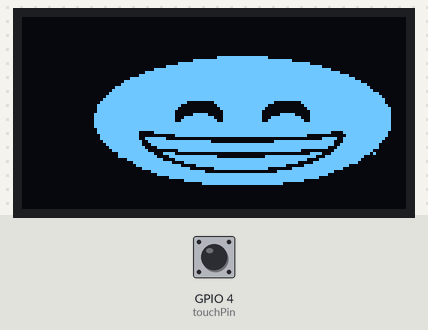
Bench run of a sketch on a simulated ESP32-S3. On the bench: 128×64 one-colour display. The test bench sets the inputs (shaded band); at power-on: GPIO 4 (touchPin) LOW. What the sketch prints to the serial monitor is not drawn.

Above: at 1.2 s.
1.3 s: GPIO 4 (touchPin) pulled HIGH for 0.15 s
At 3.6 s:
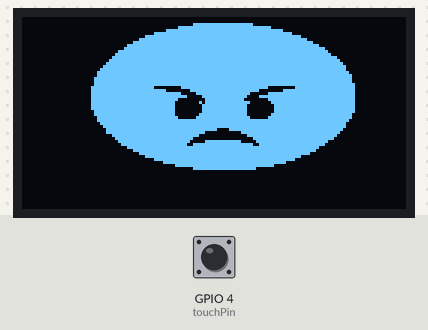
3.9 s: GPIO 4 (touchPin) pulled HIGH for 1 s
At 6.2 s:
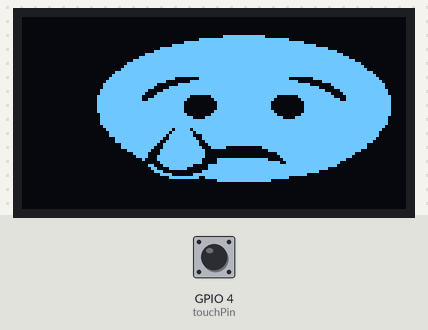
6.5 s: GPIO 4 (touchPin) pulled HIGH for 3.2 s
At 8.9 s:
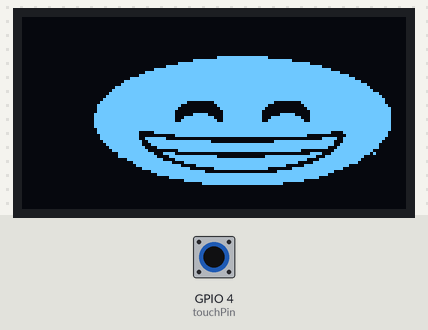
11.2 s: GPIO 4 (touchPin) pulsed HIGH 5 times (0.12 s each, 0.3 s apart)
At 12.0 s:
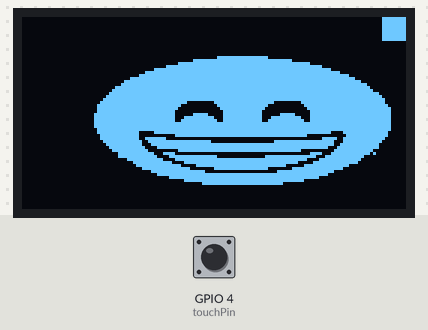
14.2 s: GPIO 4 (touchPin) pulsed HIGH 2 times (0.12 s each, 0.3 s apart)
At 15.7 s:
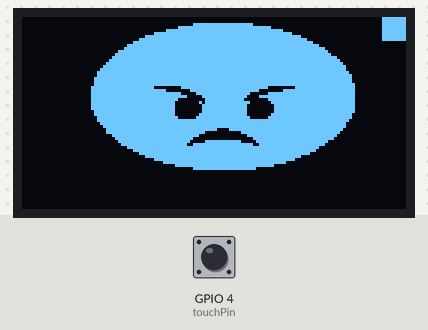
Timing chart, 0 to 17.2 s (numbered marks = the images above; inputs shaded):
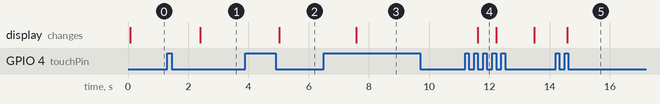

The sketch:

DigiMood_Keychain.ino
```cpp
#include <Wire.h>
#include <Adafruit_GFX.h>
#include <Adafruit_SSD1306.h>

// OLED display settings
#define SCREEN_WIDTH 128
#define SCREEN_HEIGHT 64
#define OLED_RESET    -1
#define SCREEN_ADDRESS 0x3C

// ESP32-S3 Custom I2C Pins
#define SDA_PIN 8
#define SCL_PIN 9

Adafruit_SSD1306 display(SCREEN_WIDTH, SCREEN_HEIGHT, &Wire, OLED_RESET);

// Touch sensor pin definition
const int touchPin = 4; // TTP223 SIG connected to GPIO 4

// Mood and Lock tracking variables
int lastTouchState = LOW;
int currentMood = 0; // 0: Happy, 1: Angry, 2: Sad
bool isLocked = false; // Tracks whether the mood is locked in place

// Double-click timing variables
unsigned long lastClickTime = 0;
bool waitingForSecondClick = false;
const unsigned long DOUBLE_CLICK_DELAY = 1000; // Window in milliseconds for a double-click

const unsigned char faceHappy[] PROGMEM = {
	0x00, 0x00, 0x00, 0x00, 0x00, 0x00, 0x00, 0x00, 0x00, 0x00, 0x00, 0x00, 0x00, 0x00, 0x00, 0x00,
	0x00, 0x00, 0x00, 0x00, 0x00, 0x00, 0x00, 0x00, 0x00, 0x00, 0x00, 0x00, 0x00, 0x00, 0x00, 0x00,
	0x00, 0x00, 0x00, 0x00, 0x00, 0x00, 0x00, 0x00, 0x00, 0x00, 0x00, 0x00, 0x00, 0x00, 0x00, 0x00,
	0x00, 0x00, 0x00, 0x00, 0x00, 0x00, 0x00, 0x00, 0x00, 0x00, 0x00, 0x00, 0x00, 0x00, 0x00, 0x00,
	0x00, 0x00, 0x00, 0x00, 0x00, 0x00, 0x00, 0x00, 0x00, 0x00, 0x00, 0x00, 0x00, 0x00, 0x00, 0x00,
	0x00, 0x00, 0x00, 0x00, 0x00, 0x00, 0x00, 0x00, 0x00, 0x00, 0x00, 0x00, 0x00, 0x00, 0x00, 0x00,
	0x00, 0x00, 0x00, 0x00, 0x00, 0x00, 0x00, 0x00, 0x00, 0x00, 0x00, 0x00, 0x00, 0x00, 0x00, 0x00,
	0x00, 0x00, 0x00, 0x00, 0x00, 0x00, 0x00, 0x00, 0x00, 0x00, 0x00, 0x00, 0x00, 0x00, 0x00, 0x00,
	0x00, 0x00, 0x00, 0x00, 0x00, 0x00, 0x00, 0x00, 0x00, 0x00, 0x00, 0x00, 0x00, 0x00, 0x00, 0x00,
	0x00, 0x00, 0x00, 0x00, 0x00, 0x00, 0x00, 0x00, 0x00, 0x00, 0x00, 0x00, 0x00, 0x00, 0x00, 0x00,
	0x00, 0x00, 0x00, 0x00, 0x00, 0x00, 0x00, 0x00, 0x00, 0x00, 0x00, 0x00, 0x00, 0x00, 0x00, 0x00,
	0x00, 0x00, 0x00, 0x00, 0x00, 0x00, 0x00, 0x00, 0x00, 0x00, 0x00, 0x00, 0x00, 0x00, 0x00, 0x00,
	0x00, 0x00, 0x00, 0x00, 0x00, 0x00, 0x00, 0x00, 0x00, 0x00, 0x00, 0x00, 0x00, 0x00, 0x00, 0x00,
	0x00, 0x00, 0x00, 0x00, 0x00, 0x00, 0x00, 0x00, 0x7f, 0xff, 0xc0, 0x00, 0x00, 0x00, 0x00, 0x00,
	0x00, 0x00, 0x00, 0x00, 0x00, 0x00, 0x00, 0x7f, 0xff, 0xff, 0xff, 0xc0, 0x00, 0x00, 0x00, 0x00,
	0x00, 0x00, 0x00, 0x00, 0x00, 0x00, 0x0f, 0xff, 0xff, 0xff, 0xff, 0xff, 0x00, 0x00, 0x00, 0x00,
	0x00, 0x00, 0x00, 0x00, 0x00, 0x00, 0xff, 0xff, 0xff, 0xff, 0xff, 0xff, 0xf0, 0x00, 0x00, 0x00,
	0x00, 0x00, 0x00, 0x00, 0x00, 0x0f, 0xff, 0xff, 0xff, 0xff, 0xff, 0xff, 0xfe, 0x00, 0x00, 0x00,
	0x00, 0x00, 0x00, 0x00, 0x00, 0x7f, 0xff, 0xff, 0xff, 0xff, 0xff, 0xff, 0xff, 0xc0, 0x00, 0x00,
	0x00, 0x00, 0x00, 0x00, 0x01, 0xff, 0xff, 0xff, 0xff, 0xff, 0xff, 0xff, 0xff, 0xf8, 0x00, 0x00,
	0x00, 0x00, 0x00, 0x00, 0x0f, 0xff, 0xff, 0xff, 0xff, 0xff, 0xff, 0xff, 0xff, 0xfe, 0x00, 0x00,
	0x00, 0x00, 0x00, 0x00, 0x3f, 0xff, 0xff, 0xff, 0xff, 0xff, 0xff, 0xff, 0xff, 0xff, 0x80, 0x00,
	0x00, 0x00, 0x00, 0x00, 0x7f, 0xff, 0xff, 0xff, 0xff, 0xff, 0xff, 0xff, 0xff, 0xff, 0xe0, 0x00,
	0x00, 0x00, 0x00, 0x01, 0xff, 0xff, 0xff, 0xff, 0xff, 0xff, 0xff, 0xff, 0xff, 0xff, 0xf0, 0x00,
	0x00, 0x00, 0x00, 0x03, 0xff, 0xff, 0xff, 0xff, 0xff, 0xff, 0xff, 0xff, 0xff, 0xff, 0xf8, 0x00,
	0x00, 0x00, 0x00, 0x07, 0xff, 0xff, 0xff, 0xff, 0xff, 0xff, 0xff, 0xff, 0xff, 0xff, 0xfe, 0x00,
	0x00, 0x00, 0x00, 0x0f, 0xff, 0xff, 0xff, 0xff, 0xff, 0xff, 0xff, 0xff, 0xff, 0xff, 0xff, 0x00,
	0x00, 0x00, 0x00, 0x1f, 0xff, 0xff, 0xff, 0xff, 0xff, 0xff, 0xff, 0xff, 0xff, 0xff, 0xff, 0x80,
	0x00, 0x00, 0x00, 0x3f, 0xff, 0xff, 0xfe, 0x00, 0xff, 0xff, 0xf0, 0x07, 0xff, 0xff, 0xff, 0x80,
	0x00, 0x00, 0x00, 0x7f, 0xff, 0xff, 0xf8, 0x00, 0x7f, 0xff, 0xc0, 0x03, 0xff, 0xff, 0xff, 0xc0,
	0x00, 0x00, 0x00, 0x7f, 0xff, 0xff, 0xf0, 0x00, 0x3f, 0xff, 0x80, 0x01, 0xff, 0xff, 0xff, 0xe0,
	0x00, 0x00, 0x00, 0x7f, 0xff, 0xff, 0xe0, 0x00, 0x1f, 0xff, 0x00, 0x00, 0xff, 0xff, 0xff, 0xe0,
	0x00, 0x00, 0x00, 0xff, 0xff, 0xff, 0xe0, 0x7c, 0x1f, 0xff, 0x03, 0xe0, 0xff, 0xff, 0xff, 0xe0,
	0x00, 0x00, 0x00, 0xff, 0xff, 0xff, 0xe3, 0xff, 0x1f, 0xff, 0x1f, 0xf8, 0xff, 0xff, 0xff, 0xe0,
	0x00, 0x00, 0x00, 0xff, 0xff, 0xff, 0xe7, 0xff, 0x9f, 0xff, 0x3f, 0xfc, 0xff, 0xff, 0xff, 0xe0,
	0x00, 0x00, 0x00, 0xff, 0xff, 0xff, 0xff, 0xff, 0xff, 0xff, 0xff, 0xff, 0xff, 0xff, 0xff, 0xe0,
	0x00, 0x00, 0x00, 0xff, 0xff, 0xff, 0xff, 0xff, 0xff, 0xff, 0xff, 0xff, 0xff, 0xff, 0xff, 0xe0,
	0x00, 0x00, 0x00, 0x7f, 0xff, 0xff, 0xff, 0xff, 0xff, 0xff, 0xff, 0xff, 0xff, 0xff, 0xff, 0xe0,
	0x00, 0x00, 0x00, 0x7f, 0xfe, 0x0f, 0xff, 0xff, 0xff, 0xff, 0xff, 0xff, 0xfe, 0x1f, 0xff, 0xc0,
	0x00, 0x00, 0x00, 0x3f, 0xfe, 0x00, 0x1f, 0xff, 0xff, 0xff, 0xff, 0xfe, 0x00, 0x0f, 0xff, 0xc0,
	0x00, 0x00, 0x00, 0x3f, 0xfe, 0x7f, 0x00, 0x00, 0x00, 0x00, 0x00, 0x00, 0x0f, 0x9f, 0xff, 0x80,
	0x00, 0x00, 0x00, 0x1f, 0xff, 0x3f, 0xff, 0xfe, 0x00, 0x00, 0x0f, 0xff, 0xff, 0x1f, 0xff, 0x00,
	0x00, 0x00, 0x00, 0x0f, 0xff, 0x1f, 0xff, 0xff, 0xff, 0xff, 0xff, 0xff, 0xff, 0x3f, 0xfe, 0x00,
	0x00, 0x00, 0x00, 0x07, 0xff, 0x87, 0xff, 0xff, 0xff, 0xff, 0xff, 0xff, 0xfc, 0x7f, 0xfe, 0x00,
	0x00, 0x00, 0x00, 0x03, 0xff, 0xc0, 0x0f, 0xff, 0xff, 0xff, 0xff, 0xf8, 0x00, 0xff, 0xf8, 0x00,
	0x00, 0x00, 0x00, 0x00, 0xff, 0xf1, 0xe0, 0x00, 0x00, 0x00, 0x00, 0x00, 0xf1, 0xff, 0xf4, 0x00,
	0x00, 0x00, 0x00, 0x00, 0xff, 0xf8, 0x7f, 0xff, 0x80, 0x00, 0x7f, 0xff, 0xc7, 0xff, 0xc0, 0x00,
	0x00, 0x00, 0x00, 0x00, 0x1f, 0xfe, 0x1f, 0xff, 0xff, 0xff, 0xff, 0xfe, 0x1f, 0xff, 0x80, 0x00,
	0x00, 0x00, 0x00, 0x00, 0x07, 0xff, 0xc3, 0xff, 0xff, 0xff, 0xff, 0xf0, 0x7f, 0xff, 0x00, 0x00,
	0x00, 0x00, 0x00, 0x00, 0x03, 0xff, 0xf8, 0x3f, 0xff, 0xff, 0xff, 0x03, 0xff, 0xf8, 0x00, 0x00,
	0x00, 0x00, 0x00, 0x00, 0x00, 0xff, 0xff, 0x00, 0xff, 0xff, 0xc0, 0x3f, 0xff, 0xe0, 0x00, 0x00,
	0x00, 0x00, 0x00, 0x00, 0x00, 0x1f, 0xff, 0xf8, 0x00, 0x00, 0x07, 0xff, 0xff, 0x00, 0x00, 0x00,
	0x00, 0x00, 0x00, 0x00, 0x00, 0x07, 0xff, 0xff, 0xff, 0xff, 0xff, 0xff, 0xfc, 0x00, 0x00, 0x00,
	0x00, 0x00, 0x00, 0x00, 0x00, 0x00, 0x7f, 0xff, 0xff, 0xff, 0xff, 0xff, 0xe0, 0x00, 0x00, 0x00,
	0x00, 0x00, 0x00, 0x00, 0x00, 0x00, 0x03, 0xff, 0xff, 0xff, 0xff, 0xfc, 0x00, 0x00, 0x00, 0x00,
	0x00, 0x00, 0x00, 0x00, 0x00, 0x00, 0x00, 0x0f, 0xff, 0xff, 0xfe, 0x00, 0x00, 0x00, 0x00, 0x00,
	0x00, 0x00, 0x00, 0x00, 0x00, 0x00, 0x00, 0x00, 0x00, 0x00, 0x00, 0x00, 0x00, 0x00, 0x00, 0x00,
	0x00, 0x00, 0x00, 0x00, 0x00, 0x00, 0x00, 0x00, 0x00, 0x00, 0x00, 0x00, 0x00, 0x00, 0x00, 0x00,
	0x00, 0x00, 0x00, 0x00, 0x00, 0x00, 0x00, 0x00, 0x00, 0x00, 0x00, 0x00, 0x00, 0x00, 0x00, 0x00,
	0x00, 0x00, 0x00, 0x00, 0x00, 0x00, 0x00, 0x00, 0x00, 0x00, 0x00, 0x00, 0x00, 0x00, 0x00, 0x00,
	0x00, 0x00, 0x00, 0x00, 0x00, 0x00, 0x00, 0x00, 0x00, 0x00, 0x00, 0x00, 0x00, 0x00, 0x00, 0x00,
	0x00, 0x00, 0x00, 0x00, 0x00, 0x00, 0x00, 0x00, 0x00, 0x00, 0x00, 0x00, 0x00, 0x00, 0x00, 0x00,
	0x00, 0x00, 0x00, 0x00, 0x00, 0x00, 0x00, 0x00, 0x00, 0x00, 0x00, 0x00, 0x00, 0x00, 0x00, 0x00,
	0x00, 0x00, 0x00, 0x00, 0x00, 0x00, 0x00, 0x00, 0x00, 0x00, 0x00, 0x00, 0x00, 0x00, 0x00, 0x00
};

// Array of all bitmaps for convenience. (Total bytes used to store images in PROGMEM = 1040)


// 'faceAngry', 128x63px
const unsigned char faceAngry [] PROGMEM = {
	0x00, 0x00, 0x00, 0x00, 0x00, 0x00, 0x00, 0x00, 0x00, 0x00, 0x00, 0x00, 0x00, 0x00, 0x00, 0x00,
	0x00, 0x00, 0x00, 0x00, 0x00, 0x00, 0x00, 0x00, 0x00, 0x00, 0x00, 0x00, 0x00, 0x00, 0x00, 0x00,
	0x00, 0x00, 0x00, 0x00, 0x00, 0x00, 0x00, 0x7f, 0xff, 0xf8, 0x00, 0x00, 0x00, 0x00, 0x00, 0x00,
	0x00, 0x00, 0x00, 0x00, 0x00, 0x00, 0x0f, 0xff, 0xff, 0xff, 0xe0, 0x00, 0x00, 0x00, 0x00, 0x00,
	0x00, 0x00, 0x00, 0x00, 0x00, 0x00, 0xff, 0xff, 0xff, 0xff, 0xfe, 0x00, 0x00, 0x00, 0x00, 0x00,
	0x00, 0x00, 0x00, 0x00, 0x00, 0x0f, 0xff, 0xff, 0xff, 0xff, 0xff, 0xc0, 0x00, 0x00, 0x00, 0x00,
	0x00, 0x00, 0x00, 0x00, 0x00, 0x7f, 0xff, 0xff, 0xff, 0xff, 0xff, 0xf8, 0x00, 0x00, 0x00, 0x00,
	0x00, 0x00, 0x00, 0x00, 0x01, 0xff, 0xff, 0xff, 0xff, 0xff, 0xff, 0xfe, 0x00, 0x00, 0x00, 0x00,
	0x00, 0x00, 0x00, 0x00, 0x07, 0xff, 0xff, 0xff, 0xff, 0xff, 0xff, 0xff, 0x80, 0x00, 0x00, 0x00,
	0x00, 0x00, 0x00, 0x00, 0x1f, 0xff, 0xff, 0xff, 0xff, 0xff, 0xff, 0xff, 0xe0, 0x00, 0x00, 0x00,
	0x00, 0x00, 0x00, 0x00, 0x3f, 0xff, 0xff, 0xff, 0xff, 0xff, 0xff, 0xff, 0xf8, 0x00, 0x00, 0x00,
	0x00, 0x00, 0x00, 0x00, 0xff, 0xff, 0xff, 0xff, 0xff, 0xff, 0xff, 0xff, 0xfc, 0x00, 0x00, 0x00,
	0x00, 0x00, 0x00, 0x01, 0xff, 0xff, 0xff, 0xff, 0xff, 0xff, 0xff, 0xff, 0xfe, 0x00, 0x00, 0x00,
	0x00, 0x00, 0x00, 0x03, 0xff, 0xff, 0xff, 0xff, 0xff, 0xff, 0xff, 0xff, 0xff, 0x80, 0x00, 0x00,
	0x00, 0x00, 0x00, 0x07, 0xff, 0xff, 0xff, 0xff, 0xff, 0xff, 0xff, 0xff, 0xff, 0xc0, 0x00, 0x00,
	0x00, 0x00, 0x00, 0x0f, 0xff, 0xff, 0xff, 0xff, 0xff, 0xff, 0xff, 0xff, 0xff, 0xe0, 0x00, 0x00,
	0x00, 0x00, 0x00, 0x1f, 0xff, 0xff, 0xff, 0xff, 0xff, 0xff, 0xff, 0xff, 0xff, 0xf0, 0x00, 0x00,
	0x00, 0x00, 0x00, 0x3f, 0xff, 0xff, 0xff, 0xff, 0xff, 0xff, 0xff, 0xff, 0xff, 0xf0, 0x00, 0x00,
	0x00, 0x00, 0x00, 0x7f, 0xff, 0xff, 0xff, 0xff, 0xff, 0xff, 0xff, 0xff, 0xff, 0xf8, 0x00, 0x00,
	0x00, 0x00, 0x00, 0x7f, 0xff, 0xff, 0xff, 0xff, 0xff, 0xff, 0xff, 0xff, 0xff, 0xfc, 0x00, 0x00,
	0x00, 0x00, 0x00, 0xff, 0xff, 0xff, 0xff, 0xff, 0xff, 0xff, 0xff, 0xff, 0xff, 0xfc, 0x00, 0x00,
	0x00, 0x00, 0x00, 0xff, 0xff, 0xff, 0xff, 0xff, 0xff, 0xff, 0xff, 0xff, 0xff, 0xfc, 0x00, 0x00,
	0x00, 0x00, 0x00, 0xff, 0xff, 0xff, 0xff, 0xff, 0xff, 0xff, 0xff, 0xff, 0xff, 0xfe, 0x00, 0x00,
	0x00, 0x00, 0x01, 0xff, 0xff, 0xf0, 0x07, 0xff, 0xff, 0xff, 0xc0, 0x1f, 0xff, 0xfe, 0x00, 0x00,
	0x00, 0x00, 0x01, 0xff, 0xff, 0xff, 0x00, 0xff, 0xff, 0xfe, 0x01, 0xff, 0xff, 0xfe, 0x00, 0x00,
	0x00, 0x00, 0x01, 0xff, 0xff, 0xff, 0xf8, 0x3f, 0xff, 0xf0, 0x3f, 0xff, 0xff, 0xfe, 0x00, 0x00,
	0x00, 0x00, 0x01, 0xff, 0xff, 0xff, 0xfe, 0x0f, 0xff, 0xe1, 0xff, 0xff, 0xff, 0xfe, 0x00, 0x00,
	0x00, 0x00, 0x01, 0xff, 0xff, 0xff, 0xf0, 0x07, 0xff, 0xc0, 0x3f, 0xff, 0xff, 0xfe, 0x00, 0x00,
	0x00, 0x00, 0x01, 0xff, 0xff, 0xff, 0xe0, 0x17, 0xff, 0xf0, 0x1f, 0xff, 0xff, 0xfe, 0x00, 0x00,
	0x00, 0x00, 0x01, 0xff, 0xff, 0xff, 0xe0, 0x0f, 0xff, 0xe0, 0x0f, 0xff, 0xff, 0xfe, 0x00, 0x00,
	0x00, 0x00, 0x01, 0xff, 0xff, 0xff, 0xe0, 0x0f, 0xff, 0xe0, 0x0f, 0xff, 0xff, 0xfe, 0x00, 0x00,
	0x00, 0x00, 0x00, 0xff, 0xff, 0xff, 0xe0, 0x0f, 0xff, 0xe0, 0x0f, 0xff, 0xff, 0xfe, 0x00, 0x00,
	0x00, 0x00, 0x00, 0xff, 0xff, 0xff, 0xe0, 0x1f, 0xff, 0xe0, 0x1f, 0xff, 0xff, 0xfc, 0x00, 0x00,
	0x00, 0x00, 0x00, 0x7f, 0xff, 0xff, 0xf0, 0x3f, 0xff, 0xf0, 0x3f, 0xff, 0xff, 0xfc, 0x00, 0x00,
	0x00, 0x00, 0x00, 0x7f, 0xff, 0xff, 0xff, 0xff, 0xff, 0xff, 0xff, 0xff, 0xff, 0xf8, 0x00, 0x00,
	0x00, 0x00, 0x00, 0x3f, 0xff, 0xff, 0xff, 0xff, 0xff, 0xff, 0xff, 0xff, 0xff, 0xf0, 0x00, 0x00,
	0x00, 0x00, 0x00, 0x1f, 0xff, 0xff, 0xff, 0xff, 0xff, 0xff, 0xff, 0xff, 0xff, 0xf0, 0x00, 0x00,
	0x00, 0x00, 0x00, 0x0f, 0xff, 0xff, 0xff, 0xff, 0x87, 0xff, 0xff, 0xff, 0xff, 0xe0, 0x00, 0x00,
	0x00, 0x00, 0x00, 0x0f, 0xff, 0xff, 0xff, 0xf8, 0x00, 0x7f, 0xff, 0xff, 0xff, 0xc0, 0x00, 0x00,
	0x00, 0x00, 0x00, 0x03, 0xff, 0xff, 0xff, 0xe0, 0x00, 0x1f, 0xff, 0xff, 0xff, 0x80, 0x00, 0x00,
	0x00, 0x00, 0x00, 0x01, 0xff, 0xff, 0xff, 0x80, 0x00, 0x07, 0xff, 0xff, 0xff, 0x00, 0x00, 0x00,
	0x00, 0x00, 0x00, 0x00, 0xff, 0xff, 0xff, 0x07, 0xff, 0x83, 0xff, 0xff, 0xfc, 0x00, 0x00, 0x00,
	0x00, 0x00, 0x00, 0x00, 0x7f, 0xff, 0xfe, 0x7f, 0xff, 0xf9, 0xff, 0xff, 0xf8, 0x00, 0x00, 0x00,
	0x00, 0x00, 0x00, 0x00, 0x1f, 0xff, 0xff, 0xff, 0xff, 0xff, 0xff, 0xff, 0xe0, 0x00, 0x00, 0x00,
	0x00, 0x00, 0x00, 0x00, 0x07, 0xff, 0xff, 0xff, 0xff, 0xff, 0xff, 0xff, 0xc0, 0x00, 0x00, 0x00,
	0x00, 0x00, 0x00, 0x00, 0x01, 0xff, 0xff, 0xff, 0xff, 0xff, 0xff, 0xff, 0x00, 0x00, 0x00, 0x00,
	0x00, 0x00, 0x00, 0x00, 0x00, 0x7f, 0xff, 0xff, 0xff, 0xff, 0xff, 0xf8, 0x00, 0x00, 0x00, 0x00,
	0x00, 0x00, 0x00, 0x00, 0x00, 0x0f, 0xff, 0xff, 0xff, 0xff, 0xff, 0xe0, 0x00, 0x00, 0x00, 0x00,
	0x00, 0x00, 0x00, 0x00, 0x00, 0x01, 0xff, 0xff, 0xff, 0xff, 0xff, 0x00, 0x00, 0x00, 0x00, 0x00,
	0x00, 0x00, 0x00, 0x00, 0x00, 0x00, 0x1f, 0xff, 0xff, 0xff, 0xf0, 0x00, 0x00, 0x00, 0x00, 0x00,
	0x00, 0x00, 0x00, 0x00, 0x00, 0x00, 0x00, 0x7f, 0xff, 0xfc, 0x00, 0x00, 0x00, 0x00, 0x00, 0x00,
	0x00, 0x00, 0x00, 0x00, 0x00, 0x00, 0x00, 0x00, 0x00, 0x00, 0x00, 0x00, 0x00, 0x00, 0x00, 0x00,
	0x00, 0x00, 0x00, 0x00, 0x00, 0x00, 0x00, 0x00, 0x00, 0x00, 0x00, 0x00, 0x00, 0x00, 0x00, 0x00,
	0x00, 0x00, 0x00, 0x00, 0x00, 0x00, 0x00, 0x00, 0x00, 0x00, 0x00, 0x00, 0x00, 0x00, 0x00, 0x00,
	0x00, 0x00, 0x00, 0x00, 0x00, 0x00, 0x00, 0x00, 0x00, 0x00, 0x00, 0x00, 0x00, 0x00, 0x00, 0x00,
	0x00, 0x00, 0x00, 0x00, 0x00, 0x00, 0x00, 0x00, 0x00, 0x00, 0x00, 0x00, 0x00, 0x00, 0x00, 0x00,
	0x00, 0x00, 0x00, 0x00, 0x00, 0x00, 0x00, 0x00, 0x00, 0x00, 0x00, 0x00, 0x00, 0x00, 0x00, 0x00,
	0x00, 0x00, 0x00, 0x00, 0x00, 0x00, 0x00, 0x00, 0x00, 0x00, 0x00, 0x00, 0x00, 0x00, 0x00, 0x00,
	0x00, 0x00, 0x00, 0x00, 0x00, 0x00, 0x00, 0x00, 0x00, 0x00, 0x00, 0x00, 0x00, 0x00, 0x00, 0x00,
	0x00, 0x00, 0x00, 0x00, 0x00, 0x00, 0x00, 0x00, 0x00, 0x00, 0x00, 0x00, 0x00, 0x00, 0x00, 0x00,
	0x00, 0x00, 0x00, 0x00, 0x00, 0x00, 0x00, 0x00, 0x00, 0x00, 0x00, 0x00, 0x00, 0x00, 0x00, 0x00,
	0x00, 0x00, 0x00, 0x00, 0x00, 0x00, 0x00, 0x00, 0x00, 0x00, 0x00, 0x00, 0x00, 0x00, 0x00, 0x00,
	0x00, 0x00, 0x00, 0x00, 0x00, 0x00, 0x00, 0x00, 0x00, 0x00, 0x00, 0x00, 0x00, 0x00, 0x00, 0x00
};

// Array of all bitmaps for convenience. (Total bytes used to store images in PROGMEM = 1024)


// 'faceSad', 128x64px
const unsigned char faceSad [] PROGMEM = {
	0x00, 0x00, 0x00, 0x00, 0x00, 0x00, 0x00, 0x00, 0x00, 0x00, 0x00, 0x00, 0x00, 0x00, 0x00, 0x00,
	0x00, 0x00, 0x00, 0x00, 0x00, 0x00, 0x00, 0x00, 0x00, 0x00, 0x00, 0x00, 0x00, 0x00, 0x00, 0x00,
	0x00, 0x00, 0x00, 0x00, 0x00, 0x00, 0x00, 0x00, 0x00, 0x00, 0x00, 0x00, 0x00, 0x00, 0x00, 0x00,
	0x00, 0x00, 0x00, 0x00, 0x00, 0x00, 0x00, 0x00, 0x00, 0x00, 0x00, 0x00, 0x00, 0x00, 0x00, 0x00,
	0x00, 0x00, 0x00, 0x00, 0x00, 0x00, 0x00, 0x00, 0x00, 0x00, 0x00, 0x00, 0x00, 0x00, 0x00, 0x00,
	0x00, 0x00, 0x00, 0x00, 0x00, 0x00, 0x00, 0x00, 0x00, 0x00, 0x00, 0x00, 0x00, 0x00, 0x00, 0x00,
	0x00, 0x00, 0x00, 0x00, 0x00, 0x00, 0x00, 0x00, 0x1f, 0xff, 0x80, 0x00, 0x00, 0x00, 0x00, 0x00,
	0x00, 0x00, 0x00, 0x00, 0x00, 0x00, 0x00, 0x1f, 0xff, 0xff, 0xff, 0x80, 0x00, 0x00, 0x00, 0x00,
	0x00, 0x00, 0x00, 0x00, 0x00, 0x00, 0x03, 0xff, 0xff, 0xff, 0xff, 0xfc, 0x00, 0x00, 0x00, 0x00,
	0x00, 0x00, 0x00, 0x00, 0x00, 0x00, 0x3f, 0xff, 0xff, 0xff, 0xff, 0xff, 0xc0, 0x00, 0x00, 0x00,
	0x00, 0x00, 0x00, 0x00, 0x00, 0x03, 0xff, 0xff, 0xff, 0xff, 0xff, 0xff, 0xfc, 0x00, 0x00, 0x00,
	0x00, 0x00, 0x00, 0x00, 0x00, 0x0f, 0xff, 0xff, 0xff, 0xff, 0xff, 0xff, 0xff, 0x80, 0x00, 0x00,
	0x00, 0x00, 0x00, 0x00, 0x00, 0x7f, 0xff, 0xff, 0xff, 0xff, 0xff, 0xff, 0xff, 0xe0, 0x00, 0x00,
	0x00, 0x00, 0x00, 0x00, 0x01, 0xff, 0xff, 0xff, 0xff, 0xff, 0xff, 0xff, 0xff, 0xf8, 0x00, 0x00,
	0x00, 0x00, 0x00, 0x00, 0x07, 0xff, 0xff, 0xff, 0xff, 0xff, 0xff, 0xff, 0xff, 0xfe, 0x00, 0x00,
	0x00, 0x00, 0x00, 0x00, 0x1f, 0xff, 0xff, 0xff, 0xff, 0xff, 0xff, 0xff, 0xff, 0xff, 0x80, 0x00,
	0x00, 0x00, 0x00, 0x00, 0x3f, 0xff, 0xff, 0xff, 0xff, 0xff, 0xff, 0xff, 0xff, 0xff, 0xc0, 0x00,
	0x00, 0x00, 0x00, 0x00, 0x7f, 0xff, 0xff, 0xff, 0xff, 0xff, 0xff, 0xff, 0xff, 0xff, 0xe0, 0x00,
	0x00, 0x00, 0x00, 0x01, 0xff, 0xff, 0xff, 0xff, 0xff, 0xff, 0xff, 0xff, 0xff, 0xff, 0xf8, 0x00,
	0x00, 0x00, 0x00, 0x03, 0xff, 0xff, 0xff, 0xff, 0xff, 0xff, 0xff, 0xff, 0xff, 0xff, 0xfc, 0x00,
	0x00, 0x00, 0x00, 0x07, 0xff, 0xff, 0xe0, 0x1f, 0xff, 0xff, 0xff, 0x80, 0x7f, 0xff, 0xfe, 0x00,
	0x00, 0x00, 0x00, 0x0f, 0xff, 0xff, 0x00, 0xff, 0xff, 0xff, 0xff, 0xf0, 0x0f, 0xff, 0xff, 0x00,
	0x00, 0x00, 0x00, 0x1f, 0xff, 0xf8, 0x0f, 0xff, 0xff, 0xff, 0xff, 0xff, 0x01, 0xff, 0xff, 0x80,
	0x00, 0x00, 0x00, 0x1f, 0xff, 0xf0, 0x7f, 0xff, 0xff, 0xff, 0xff, 0xff, 0xe0, 0xff, 0xff, 0x80,
	0x00, 0x00, 0x00, 0x3f, 0xff, 0xc1, 0xff, 0xff, 0xff, 0xff, 0xff, 0xff, 0xf8, 0x3f, 0xff, 0xc0,
	0x00, 0x00, 0x00, 0x3f, 0xff, 0x87, 0xff, 0xff, 0xff, 0xff, 0xff, 0xff, 0xfe, 0x1f, 0xff, 0xc0,
	0x00, 0x00, 0x00, 0x7f, 0xff, 0x0f, 0xff, 0x01, 0xff, 0xff, 0xf8, 0x0f, 0xff, 0x0f, 0xff, 0xe0,
	0x00, 0x00, 0x00, 0x7f, 0xff, 0x3f, 0xfe, 0x00, 0xff, 0xff, 0xf0, 0x07, 0xff, 0xcf, 0xff, 0xe0,
	0x00, 0x00, 0x00, 0x7f, 0xff, 0xff, 0xfc, 0x00, 0x7f, 0xff, 0xe0, 0x03, 0xff, 0xff, 0xff, 0xe0,
	0x00, 0x00, 0x00, 0x7f, 0xff, 0xff, 0xfc, 0x00, 0x7f, 0xff, 0xe0, 0x03, 0xff, 0xff, 0xff, 0xe0,
	0x00, 0x00, 0x00, 0x7f, 0xff, 0xff, 0xfc, 0x00, 0x7f, 0xff, 0xe0, 0x03, 0xff, 0xff, 0xff, 0xe0,
	0x00, 0x00, 0x00, 0x7f, 0xff, 0xff, 0xfc, 0x00, 0xff, 0xff, 0xf0, 0x03, 0xff, 0xff, 0xff, 0xe0,
	0x00, 0x00, 0x00, 0x3f, 0xff, 0xff, 0xfe, 0x01, 0xff, 0xff, 0xf8, 0x07, 0xff, 0xff, 0xff, 0xe0,
	0x00, 0x00, 0x00, 0x3f, 0xff, 0xff, 0xff, 0x87, 0xff, 0xff, 0xfe, 0x1f, 0xff, 0xff, 0xff, 0xc0,
	0x00, 0x00, 0x00, 0x3f, 0xff, 0xff, 0xff, 0xff, 0xff, 0xff, 0xff, 0xff, 0xff, 0xff, 0xff, 0xc0,
	0x00, 0x00, 0x00, 0x3f, 0xff, 0xff, 0xff, 0xff, 0xff, 0xff, 0xff, 0xff, 0xff, 0xff, 0xff, 0xc0,
	0x00, 0x00, 0x00, 0x1f, 0xff, 0xff, 0xff, 0xff, 0xff, 0xff, 0xff, 0xff, 0xff, 0xff, 0xff, 0x80,
	0x00, 0x00, 0x00, 0x0f, 0xff, 0xff, 0xdf, 0x7f, 0xff, 0xff, 0xff, 0xff, 0xff, 0xff, 0xff, 0x00,
	0x00, 0x00, 0x00, 0x07, 0xff, 0xff, 0xbf, 0xbf, 0xff, 0xff, 0xff, 0xff, 0xff, 0xff, 0xfe, 0x00,
	0x00, 0x00, 0x00, 0x07, 0xff, 0xff, 0x7f, 0x8f, 0xff, 0xff, 0xff, 0xff, 0xff, 0xff, 0xfe, 0x00,
	0x00, 0x00, 0x00, 0x01, 0xff, 0xfe, 0x7f, 0xcf, 0xff, 0xff, 0xff, 0xff, 0xff, 0xff, 0xfc, 0x00,
	0x00, 0x00, 0x00, 0x01, 0xff, 0xfc, 0xff, 0xe7, 0xff, 0xff, 0xff, 0xff, 0xff, 0xff, 0xf8, 0x00,
	0x00, 0x00, 0x00, 0x00, 0x7f, 0xf9, 0xff, 0xe3, 0xff, 0xff, 0xff, 0xff, 0xff, 0xff, 0xe0, 0x00,
	0x00, 0x00, 0x00, 0x00, 0x7f, 0xf1, 0xff, 0xf1, 0xf0, 0x00, 0xff, 0xff, 0xff, 0xff, 0xe0, 0x00,
	0x00, 0x00, 0x00, 0x00, 0x1f, 0xe3, 0xff, 0xf8, 0x00, 0x00, 0x3f, 0xff, 0xff, 0xff, 0x80, 0x00,
	0x00, 0x00, 0x00, 0x00, 0x07, 0xc3, 0xff, 0xf8, 0x00, 0x00, 0x07, 0xff, 0xff, 0xfe, 0x00, 0x00,
	0x00, 0x00, 0x00, 0x00, 0x03, 0xc7, 0xff, 0xf8, 0x00, 0x00, 0x03, 0xff, 0xff, 0xfc, 0x00, 0x00,
	0x00, 0x00, 0x00, 0x00, 0x00, 0x87, 0xff, 0xf0, 0x7f, 0xff, 0xc1, 0xff, 0xff, 0xf0, 0x00, 0x00,
	0x00, 0x00, 0x00, 0x00, 0x00, 0x03, 0xff, 0xf0, 0x7f, 0xff, 0xfc, 0xff, 0xff, 0xc0, 0x00, 0x00,
	0x00, 0x00, 0x00, 0x00, 0x00, 0x31, 0xff, 0x83, 0xff, 0xff, 0xff, 0xff, 0xff, 0x80, 0x00, 0x00,
	0x00, 0x00, 0x00, 0x00, 0x00, 0x18, 0x7e, 0x03, 0xff, 0xff, 0xff, 0xff, 0xfc, 0x00, 0x00, 0x00,
	0x00, 0x00, 0x00, 0x00, 0x00, 0x0e, 0x00, 0x0f, 0xff, 0xff, 0xff, 0xff, 0xe0, 0x00, 0x00, 0x00,
	0x00, 0x00, 0x00, 0x00, 0x00, 0x03, 0xc0, 0x7f, 0xff, 0xff, 0xff, 0xfe, 0x00, 0x00, 0x00, 0x00,
	0x00, 0x00, 0x00, 0x00, 0x00, 0x00, 0x7f, 0xe7, 0xff, 0xff, 0xff, 0x80, 0x00, 0x00, 0x00, 0x00,
	0x00, 0x00, 0x00, 0x00, 0x00, 0x00, 0x00, 0x00, 0x7f, 0xff, 0xe0, 0x00, 0x00, 0x00, 0x00, 0x00,
	0x00, 0x00, 0x00, 0x00, 0x00, 0x00, 0x00, 0x00, 0x00, 0x00, 0x00, 0x00, 0x00, 0x00, 0x00, 0x00,
	0x00, 0x00, 0x00, 0x00, 0x00, 0x00, 0x00, 0x00, 0x00, 0x00, 0x00, 0x00, 0x00, 0x00, 0x00, 0x00,
	0x00, 0x00, 0x00, 0x00, 0x00, 0x00, 0x00, 0x00, 0x00, 0x00, 0x00, 0x00, 0x00, 0x00, 0x00, 0x00,
	0x00, 0x00, 0x00, 0x00, 0x00, 0x00, 0x00, 0x00, 0x00, 0x00, 0x00, 0x00, 0x00, 0x00, 0x00, 0x00,
	0x00, 0x00, 0x00, 0x00, 0x00, 0x00, 0x00, 0x00, 0x00, 0x00, 0x00, 0x00, 0x00, 0x00, 0x00, 0x00,
	0x00, 0x00, 0x00, 0x00, 0x00, 0x00, 0x00, 0x00, 0x00, 0x00, 0x00, 0x00, 0x00, 0x00, 0x00, 0x00,
	0x00, 0x00, 0x00, 0x00, 0x00, 0x00, 0x00, 0x00, 0x00, 0x00, 0x00, 0x00, 0x00, 0x00, 0x00, 0x00,
	0x00, 0x00, 0x00, 0x00, 0x00, 0x00, 0x00, 0x00, 0x00, 0x00, 0x00, 0x00, 0x00, 0x00, 0x00, 0x00,
	0x00, 0x00, 0x00, 0x00, 0x00, 0x00, 0x00, 0x00, 0x00, 0x00, 0x00, 0x00, 0x00, 0x00, 0x00, 0x00
};

// Array of all bitmaps for convenience. (Total bytes used to store images in PROGMEM = 1040)


const unsigned char* faces[] = {
  faceHappy,
  faceAngry,
  faceSad
};

void setup() {
  Serial.begin(115200);
  pinMode(touchPin, INPUT);

  // Initialize I2C with ESP32-S3 custom pins
  Wire.begin(SDA_PIN, SCL_PIN);

  // Initialize the OLED display
  if(!display.begin(SSD1306_SWITCHCAPVCC, SCREEN_ADDRESS)) {
    Serial.println(F("SSD1306 allocation failed"));
    for(;;); // Loop forever if initialization fails
  }

  display.clearDisplay();
  display.display();
}

void loop() {
  // Read touch sensor state
  int currentTouchState = digitalRead(touchPin);
  unsigned long currentTime = millis();

  // Detect a fresh touch (transition from LOW to HIGH)
  if (currentTouchState == HIGH && lastTouchState == LOW) {
    if (waitingForSecondClick && (currentTime - lastClickTime < DOUBLE_CLICK_DELAY)) {
      // --- DOUBLE CLICK DETECTED: Toggle Lock State ---
      isLocked = !isLocked;
      waitingForSecondClick = false; // Cancel pending single click action

      Serial.println(isLocked ? "Mood LOCKED!" : "Mood UNLOCKED!");
    } else {
      // --- FIRST CLICK: Start timing window for a potential double-click ---
      lastClickTime = currentTime;
      waitingForSecondClick = true;
    }
    delay(50); // Debounce delay
  }
  lastTouchState = currentTouchState;

  // Check if the single-click timeout window has expired
  if (waitingForSecondClick && (currentTime - lastClickTime > DOUBLE_CLICK_DELAY)) {
    waitingForSecondClick = false;

    // Only change mood on a single click if it is NOT locked
    if (!isLocked) {
      currentMood = (currentMood + 1) % 3; // Cycles 0 -> 1 -> 2 -> back to 0
    }
  }

  // Clear the display buffer
  display.clearDisplay();

  // Draw the current mood bitmap automatically using the array index
  display.drawBitmap(0, 0, faces[currentMood], 128, 64, SSD1306_WHITE);

  // If locked, draw a small visual indicator (tiny box in top-right corner)
  if (isLocked) {
    display.fillRect(120, 0, 8, 8, SSD1306_WHITE);
  }

  // Push buffer to the screen
  display.display();

  delay(50);
}
```

Measured:
- after the input at 1.3 s, the display: changes after 1.1 s (image 1)
- after the input at 3.9 s, the display: changes after 1.1 s (image 2)
- after the input at 6.5 s, the display: changes after 1.1 s (image 3)
- after the input at 11.2 s, the display: changes after 0.41 s (image 4)
- after the input at 14.2 s, the display: changes after 0.38 s (image 5)
